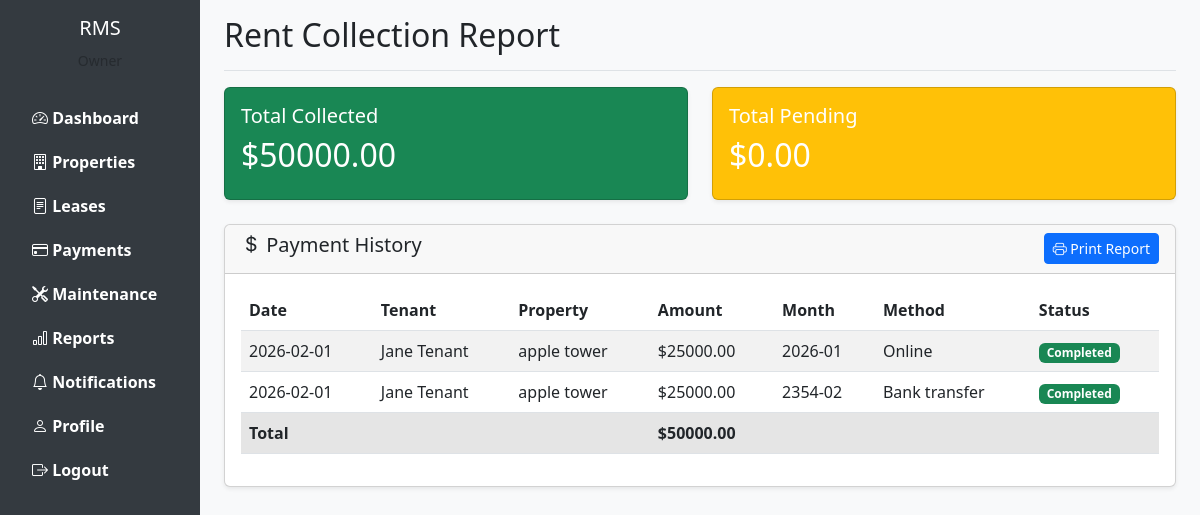
The page /reports/rent-collection (signed in) on the database its author committed.
### models.py (models this page shows, shortened)
class Payment(db.Model):
    __tablename__ = 'payments'
    id = db.Column(db.Integer, primary_key=True)
    lease_id = db.Column(db.Integer, db.ForeignKey('leases.id'), nullable=False)
    tenant_id = db.Column(db.Integer, db.ForeignKey('users.id'), nullable=False)
    amount = db.Column(db.Float, nullable=False)
    payment_date = db.Column(db.Date, nullable=False)
    payment_month = db.Column(db.String(7))
    payment_method = db.Column(db.String(50))
    transaction_id = db.Column(db.String(100))
    status = db.Column(db.String(20), default='pending')
    late_fee = db.Column(db.Float, default=0.0)
    notes = db.Column(db.Text)
    created_at = db.Column(db.DateTime, default=datetime.utcnow)

class User(UserMixin, db.Model):
    __tablename__ = 'users'
    id = db.Column(db.Integer, primary_key=True)
    username = db.Column(db.String(80), unique=True, nullable=False)
    email = db.Column(db.String(120), unique=True, nullable=False)
    password_hash = db.Column(db.String(255), nullable=False)
    full_name = db.Column(db.String(120), nullable=False)
    phone = db.Column(db.String(20))
    address = db.Column(db.Text)
    role = db.Column(db.String(20), nullable=False)
    is_active = db.Column(db.Boolean, default=True)
    created_at = db.Column(db.DateTime, default=datetime.utcnow)
    updated_at = db.Column(db.DateTime, default=datetime.utcnow, onupdate=datetime.utcnow)
    properties = db.relationship('Property', backref='owner', lazy=True, foreign_keys='Property.owner_id')
    leases_as_tenant = db.relationship('Lease', backref='tenant', lazy=True, foreign_keys='Lease.tenant_id')
    payments = db.relationship('Payment', backref='payer', lazy=True)
    maintenance_requests = db.relationship('MaintenanceRequest', backref='requester', lazy=True, foreign_keys='MaintenanceRequest.tenant_id')
    assigned_maintenance = db.relationship('MaintenanceRequest', backref='assigned_staff', lazy=True, foreign_keys='MaintenanceRequest.staff_id')
    notifications = db.relationship('Notification', backref='user', lazy=True)

class Property(db.Model):
    __tablename__ = 'properties'
    id = db.Column(db.Integer, primary_key=True)
    owner_id = db.Column(db.Integer, db.ForeignKey('users.id'), nullable=False)
    property_type = db.Column(db.String(50), nullable=False)
    title = db.Column(db.String(200), nullable=False)
    address = db.Column(db.Text, nullable=False)
    city = db.Column(db.String(100))
    state = db.Column(db.String(100))
    zip_code = db.Column(db.String(20))
    bedrooms = db.Column(db.Integer)
    bathrooms = db.Column(db.Integer)
    area_sqft = db.Column(db.Float)
    rent_amount = db.Column(db.Float, nullable=False)
    security_deposit = db.Column(db.Float)
    description = db.Column(db.Text)
    amenities = db.Column(db.Text)
    availability_status = db.Column(db.String(20), default='available')
    image_path = db.Column(db.String(255))
    created_at = db.Column(db.DateTime, default=datetime.utcnow)
    updated_at = db.Column(db.DateTime, default=datetime.utcnow, onupdate=datetime.utcnow)
    leases = db.relationship('Lease', backref='property', lazy=True)
    maintenance_requests = db.relationship('MaintenanceRequest', backref='property', lazy=True)

### routes.py (the view)
@current_app.route('/reports/rent-collection')
@login_required
@role_required('admin', 'owner')
def rent_collection_report():
    if current_user.role == 'owner':
        payments = Payment.query.join(Lease).join(Property).filter(
            Property.owner_id == current_user.id
        ).all()
    else:
        payments = Payment.query.all()
    total_collected = sum(p.amount for p in payments if p.status == 'completed')
    total_pending = sum(p.amount for p in payments if p.status == 'pending')
    return render_template('reports/rent_collection.html',
                         payments=payments,
                         total_collected=total_collected,
                         total_pending=total_pending)

### app.py (called while the page is built)
def create_app():
    app = Flask(__name__)
    app.config['SECRET_KEY'] = 'your-secret-key-change-in-production'
    app.config['SQLALCHEMY_DATABASE_URI'] = 'sqlite:///rental_management.db'
    app.config['SQLALCHEMY_TRACK_MODIFICATIONS'] = False
    app.config['UPLOAD_FOLDER'] = 'static/uploads'
    os.makedirs(app.config['UPLOAD_FOLDER'], exist_ok=True)
    db.init_app(app)
    login_manager.init_app(app)
    migrate.init_app(app, db)
    login_manager.login_view = 'login'
    login_manager.login_message = 'Please log in to access this page.'
    with app.app_context():
        from models import User
        @login_manager.user_loader
        def load_user(user_id):
            return User.query.get(int(user_id))
        import routes
        db.create_all()
    return app

### routes.py (called while the page is built)
def role_required(*roles):
    def decorator(f):
        @wraps(f)
        def decorated_function(*args, **kwargs):
            if not current_user.is_authenticated or current_user.role not in roles:
                flash('You do not have permission to access this page.', 'danger')
                return redirect(url_for('dashboard'))
            return f(*args, **kwargs)
        return decorated_function
    return decorator

### templates/reports/rent_collection.html (shortened to what this page needs)
{% extends "base.html" %}
{% block page_title %}Rent Collection Report{% endblock %}
{% block content %}
<div class="row mb-4">
    <div class="col-md-6">
        <div class="card text-white bg-success">
            <div class="card-body">
                <h5 class="card-title">Total Collected</h5>
                <h2>${{ "%.2f"|format(total_collected) }}</h2>
            </div>
        </div>
    </div>
    <div class="col-md-6">
        <div class="card text-white bg-warning">
            <div class="card-body">
                <h5 class="card-title">Total Pending</h5>
                <h2>${{ "%.2f"|format(total_pending) }}</h2>
            </div>
        </div>
    </div>
</div>
<div class="card">
    <div class="card-header d-flex justify-content-between align-items-center">
        <h5><i class="bi bi-currency-dollar"></i> Payment History</h5>
        <button onclick="window.print()" class="btn btn-sm btn-primary">
            <i class="bi bi-printer"></i> Print Report
        </button>
    </div>
    <div class="card-body">
        <div class="table-responsive">
            <table class="table table-striped">
                <thead>
                    <tr>
                        <th>Date</th>
                        <th>Tenant</th>
                        <th>Property</th>
                        <th>Amount</th>
                        <th>Month</th>
                        <th>Method</th>
                        <th>Status</th>
                    </tr>
                </thead>
                <tbody>
                    {% for payment in payments %}
                    <tr>
                        <td>{{ payment.payment_date }}</td>
                        <td>{{ payment.payer.full_name }}</td>
                        <td>{{ payment.lease.property.title }}</td>
                        <td>${{ "%.2f"|format(payment.amount) }}</td>
                        <td>{{ payment.payment_month }}</td>
                        <td>{{ payment.payment_method|title|replace('_', ' ') }}</td>
                        <td>
                            <span class="badge bg-{{ 'success' if payment.status == 'completed' else 'warning' }}">
                                {{ payment.status|title }}
                            </span>
                        </td>
                    </tr>
                    {% endfor %}
                </tbody>
                <tfoot>
                    <tr class="table-active">
                        <th colspan="3">Total</th>
                        <th>${{ "%.2f"|format(total_collected + total_pending) }}</th>
                        <th colspan="3"></th>
                    </tr>
                </tfoot>
            </table>
        </div>
    </div>
</div>
{% endblock %}

### templates/base.html (style rules this page uses)
body { min-height: 100vh; background-color: #f8f9fa; }
.card { box-shadow: 0 0.125rem 0.25rem rgba(0,0,0,0.075); }

### rows shown on the page
Payment: payment_date "2026-02-01", payer.full_name "Jane Tenant", lease.property "apple tower", amount "25000.00", payment_month "2026-01", payment_method "Online", status "Completed"
Payment: payment_date "2026-02-01", payer.full_name "Jane Tenant", lease.property "apple tower", amount "25000.00", payment_month "2354-02", payment_method "Bank transfer", status "Completed"

### other values the page prints
{{ "%.2f"|format(total_collected) }} "50000.00"
{{ "%.2f"|format(total_pending) }} "0.00"
{{ "%.2f"|format(total_collected + total_pending) }} "50000.00"
